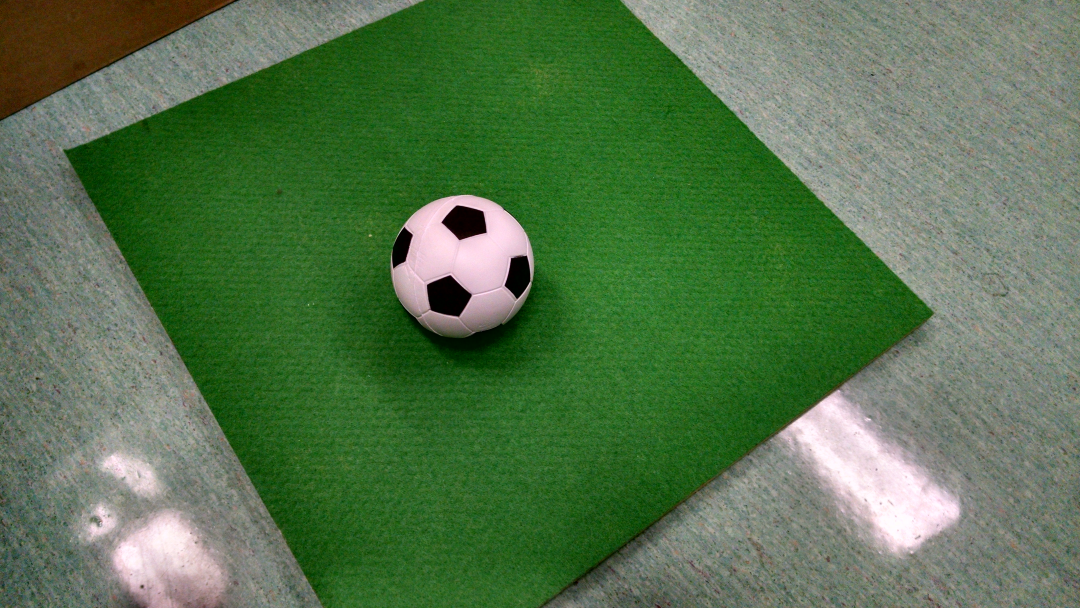
#> input picture AI/Vision/src/iPython/bolaMeio.jpg, 4320 x 2432 px (shown at 1/4 size)
$ jupyter execute BallVision.ipynb   (shell and % lines are left out)   (Python 2 division)   (older library calls are emulated)   (text cells are left out)
#> lines starting #> are read from the running program, lines starting #| are printed output that depends on the picture; after the words box and inside, x2 and y2 are one past the last pixel; in counts of white or black regions, pixels touching at a corner belong together
[cell 1]
#ini-iPython

[cell 2]
#end-iPython

[cell 3]
import cv2
import os
import argparse
import numpy as np
import time
import datetime
try:
    from ConfigParser import ConfigParser
except ImportError:
    from ConfigParser import ConfigParser  # ver. < 3.0
#ini-iPython
from matplotlib import pyplot as plt
from IPython.display import clear_output
#end-iPython

[cell 4]
#ini-iPython
def plt_show(img, titulo = "", cmap = ''):
    if cmap == 'gray':
        plt.imshow(img, cmap='gray')
    else:
        plt.imshow(cv2.cvtColor(img, cv2.COLOR_BGR2RGB))
    plt.xticks([]), plt.yticks([])
    plt.title(titulo)
    plt.show()

class args:
    visionball = 0
#end-iPython

[cell 5]
class BallVision(object):
    #ini-iPython
    pass
    #end-iPython

[cell 6]
#ini-iPython
img = cv2.imread('bolaMeio.jpg')
#> img is the input picture: shape (2432, 4320, 3); mean B, G, R 77.3, 116.2, 85.8

# Exibindo img
img = cv2.resize(img, (0,0), fx=640.0/img.shape[1], fy=640.0/img.shape[1])
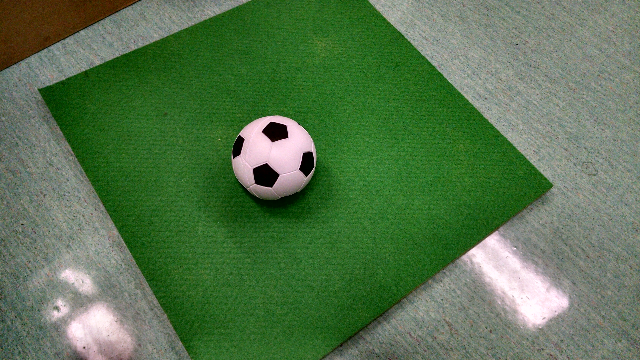
#> img: shape (360, 640, 3); mean B, G, R 77.2, 116.1, 85.7
plt_show(img, u"img original")
#> (the call stopped at in plt_show, `plt.xticks([]), plt.yticks([])`: IPython is not available in this run)
#end-iPython

[cell 7]
#ini-iPython
cap = cv2.VideoCapture(0)

while(True):
    # Capture img-by-img
    ret, img = cap.read()
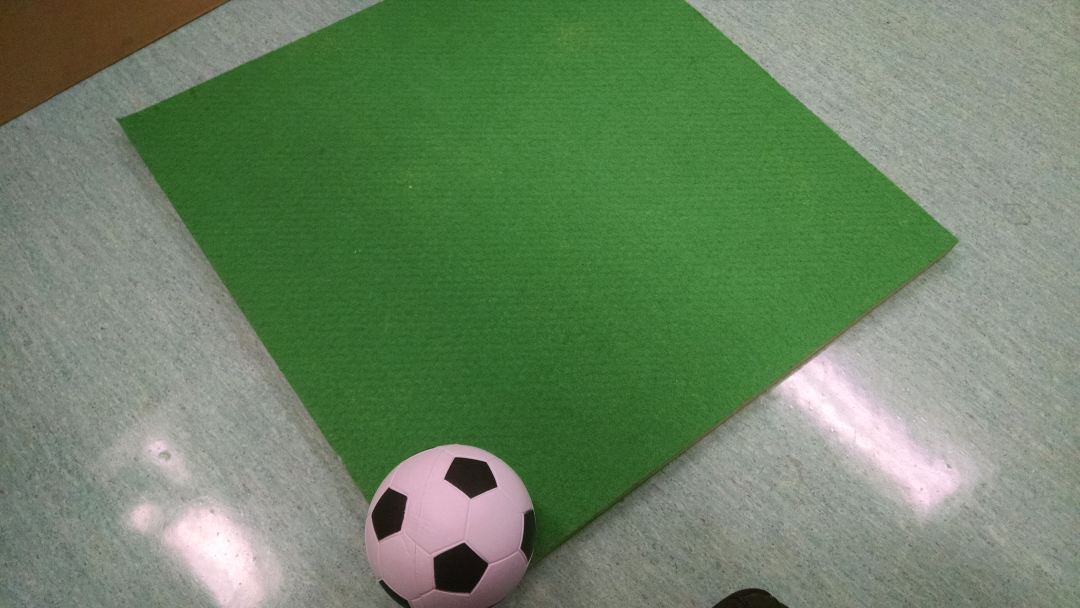
#> input picture AI/Vision/src/iPython/bolaCanto.jpg, 4320 x 2432 px, given in place of the camera (shown at 1/4 size)
#> img is the input picture: shape (2432, 4320, 3); mean B, G, R 100.2, 131.7, 107.6

    # Our operations on the img come here

    # Display the resulting img
    cv2.imshow('img',img)
    if cv2.waitKey(1) & 0xFF == ord('q'):
#> (key q is pressed here)
        break

# When everything done, release the capture
cap.release()
cv2.destroyAllWindows()

# Exibindo img
img = cv2.resize(img, (0,0), fx=640.0/img.shape[1], fy=640.0/img.shape[1])
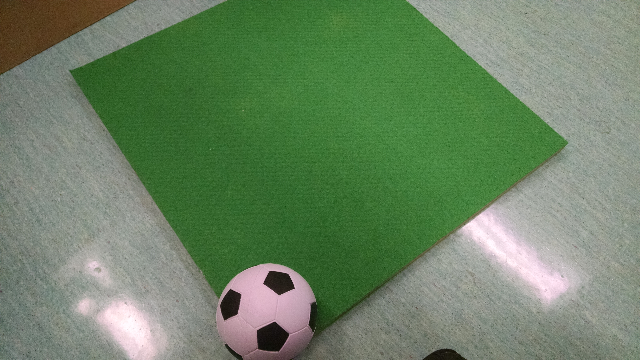
#> img: shape (360, 640, 3); mean B, G, R 100.1, 131.6, 107.5
plt_show(img, u"img original")
#> (the call stopped at in plt_show, `plt.xticks([]), plt.yticks([])`: IPython is not available in this run)
#end-iPython

[cell 8]
#-----------------------------------------------------------------------------------------------------------------
# Segmentation Algorithm

[cell 9]
__seg_white = {
    'H_min': [0, # Used value
              'int', # Tipo do dado
              0, # Minimum allowed value
              255, # Maximum allowed value
              "Valor do hue mínimo usado para a segmentação do branco" # Review config.ini
             ],
    'S_min': [0, # Used value
              'int', # Tipo do dado
              0, # Minimum allowed value
              255, # Maximum allowed value
              "Valor do saturation mínimo usado para a segmentação do branco" # Review config.ini
             ],
    'V_min': [0, # Used value
              'int', # Tipo do dado
              0, # Minimum allowed value
              255, # Maximum allowed value
              "Valor do value mínimo usado para a segmentação do branco" # Review config.ini
             ],
    'H_max': [255, # Used value
              'int', # Tipo do dado
              0, # Minimum allowed value
              255, # Maximum allowed value
              "Valor do hue máximo usado para a segmentação do branco" # Review config.ini
             ],
    'S_max': [255, # Used value
              'int', # Tipo do dado
              0, # Minimum allowed value
              255, # Maximum allowed value
              "Valor do saturation máximo usado para a segmentação do branco" # Review config.ini
             ],
    'V_max': [255, # Used value
              'int', # Tipo do dado
              0, # Minimum allowed value
              255, # Maximum allowed value
              "Valor do value máximo usado para a segmentação do branco" # Review config.ini
             ],
    'size_element': [2, # Used value
                     'int', # Tipo do dado
                     1, # Minimum allowed value
                     255, # Maximum allowed value
                     "Tamaho do elemento estruturante usado na erosão e na dilatação" # Review config.ini
                    ],
    'iterations': [2, # Used value
                   'int', # Tipo do dado
                   1, # Minimum allowed value
                   50, # Maximum allowed value
                   "Número de interações que serão aplicadas na erosão e na dilatação" # Review config.ini
                  ],
    'blur': [0, # Used value
             'int', # Tipo do dado
             0, # Minimum allowed value
             10, # Maximum allowed value
             "Tamaho do elemento estruturante usado no medianBlur" # Review config.ini
            ],
    'comment': 'Valores usados para a segmentação do branco',
    'section': 'Seg. Branco'
}

[cell 10]
__seg_green = {
    'H_min': [0, # Used value
              'int', # Tipo do dado
              0, # Minimum allowed value
              255, # Maximum allowed value
              "Valor do hue mínimo usado para a segmentação do verde" # Review config.ini
             ],
    'S_min': [0, # Used value
              'int', # Tipo do dado
              0, # Minimum allowed value
              255, # Maximum allowed value
              "Valor do saturation mínimo usado para a segmentação do verde" # Review config.ini
             ],
    'V_min': [0, # Used value
              'int', # Tipo do dado
              0, # Minimum allowed value
              255, # Maximum allowed value
              "Valor do value mínimo usado para a segmentação do verde" # Review config.ini
             ],
    'H_max': [255, # Used value
              'int', # Tipo do dado
              0, # Minimum allowed value
              255, # Maximum allowed value
              "Valor do hue máximo usado para a segmentação do verde" # Review config.ini
             ],
    'S_max': [255, # Used value
              'int', # Tipo do dado
              0, # Minimum allowed value
              255, # Maximum allowed value
              "Valor do saturation máximo usado para a segmentação do verde" # Review config.ini
             ],
    'V_max': [255, # Used value
              'int', # Tipo do dado
              0, # Minimum allowed value
              255, # Maximum allowed value
              "Valor do value máximo usado para a segmentação do verde" # Review config.ini
             ],
    'size_element': [2, # Used value
                     'int', # Tipo do dado
                     1, # Minimum allowed value
                     255, # Maximum allowed value
                     "Tamaho do elemento estruturante usado na erosão e na dilatação" # Review config.ini
                    ],
    'iterations': [2, # Used value
                   'int', # Tipo do dado
                   1, # Minimum allowed value
                   50, # Maximum allowed value
                   "Número de interações que serão aplicadas na erosão e na dilatação" # Review config.ini
                  ],
    'blur': [0, # Used value
             'int', # Tipo do dado
             0, # Minimum allowed value
             10, # Maximum allowed value
             "Tamaho do elemento estruturante usado no medianBlur" # Review config.ini
            ],
    'comment': 'Valores usados para a segmentação do verde',
    'section': 'Seg. Verde'
}

[cell 11]
__internal_reconstruction = {
    'size_element': [2, # Used value
                     'int', # Tipo do dado
                     1, # Minimum allowed value
                     255, # Maximum allowed value
                     "Tamaho do elemento estruturante usado na erosão e na dilatação" # Review config.ini
                    ],
    'iterations': [2, # Used value
                   'int', # Tipo do dado
                   1, # Minimum allowed value
                   50, # Maximum allowed value
                   "Número de interações que serão aplicadas na erosão e na dilatação" # Review config.ini
                  ],
    'comment': 'Valores usados para reconstruir uma máscara',
    'section': 'Reconstrução interna'
}

[cell 12]
__mask_dilate = {
    'size_element': [2, # Used value
                     'int', # Tipo do dado
                     1, # Minimum allowed value
                     255, # Maximum allowed value
                     "Tamaho do elemento estruturante usado na erosão e na dilatação" # Review config.ini
                    ],
    'iterations': [2, # Used value
                   'int', # Tipo do dado
                   1, # Minimum allowed value
                   50, # Maximum allowed value
                   "Número de interações que serão aplicadas na erosão e na dilatação" # Review config.ini
                  ],
    'diff': [1, # Used value
             'int', # Tipo do dado
             1, # Minimum allowed value
             50, # Maximum allowed value
             "Diferença entre a erosão e a dilatação" # Review config.ini
            ],
    'blur': [0, # Used value
             'int', # Tipo do dado
             0, # Minimum allowed value
             10, # Maximum allowed value
             "Tamaho do elemento estruturante usado no medianBlur (Valor obrigatoriamente ímpar ou zero)" # Review config.ini
            ],
    'comment': 'Valores usados para dilatação da máscara',
    'section': 'Dilatação Máscara'
}

[cell 13]
__paramcirhough = {
    'dp': [1, # Used value
           'float', # Tipo do dado
           1, # Minimum allowed value
           255, # Maximum allowed value
           "Inverse ratio of the accumulator resolution to the image resolution. For example, if dp=1 , the accumulator has the same resolution as the input image. If dp=2 , the accumulator has half as big width and height." # Review config.ini
          ],
    'minDist': [20, # Used value
                'int', # Tipo do dado
                1, # Minimum allowed value
                50, # Maximum allowed value
                "Minimum distance between the centers of the detected circles. If the parameter is too small, multiple neighbor circles may be falsely detected in addition to a true one. If it is too large, some circles may be missed." # Review config.ini
               ],
    'param1': [50, # Used value
               'int', # Tipo do dado
               1, # Minimum allowed value
               50, # Maximum allowed value
               "First method-specific parameter. In case of CV_HOUGH_GRADIENT , it is the higher threshold of the two passed to the Canny() edge detector (the lower one is twice smaller)." # Review config.ini
              ],
    'param2': [30, # Used value
               'int', # Tipo do dado
               1, # Minimum allowed value
               50, # Maximum allowed value
               "Second method-specific parameter. In case of CV_HOUGH_GRADIENT , it is the accumulator threshold for the circle centers at the detection stage. The smaller it is, the more false circles may be detected. Circles, corresponding to the larger accumulator values, will be returned first." # Review config.ini
              ],
    'minRadius': [0, # Used value
                  'int', # Tipo do dado
                  1, # Minimum allowed value
                  50, # Maximum allowed value
                  "Minimum circle radius." # Review config.ini
                 ],
    'maxRadius': [0, # Used value
                  'int', # Tipo do dado
                  1, # Minimum allowed value
                  50, # Maximum allowed value
                  "Maximum circle radius." # Review config.ini
                 ],
    'blur': [5, # Used value
             'int', # Tipo do dado
             0, # Minimum allowed value
             10, # Maximum allowed value
             "Tamanho do elemento estruturante usado no medianBlur (Valor obrigatoriamente ímpar ou zero)" # Review config.ini
            ],
    'comment': 'Valores usados para o Circulo de Hough',
    'section': 'Circulo de Hough'
}

[cell 14]
#edes-iPython def segColor(self, img, seg):
def segColor(img, seg):
    media = cv2.medianBlur(img, seg['blur'][0]) # Média blur tentar homogeneizar as cores
    hsv = cv2.cvtColor(media, cv2.COLOR_BGR2HSV) # Convertendo de RGB para HSV
#> hsv: shape (360, 640, 3); mean H, S, V 58.1, 74.7, 134

    ## Segmentando a cor
    mask_campo = cv2.inRange(hsv, # imagem a ser aplicada
                     np.array([seg['H_min'][0], seg['S_min'][0], seg['V_min'][0]]), # Valores mínimos do HSV
                     np.array([seg['H_max'][0], seg['S_max'][0], seg['V_max'][0]]), # Valores máximos do HSV
                    )
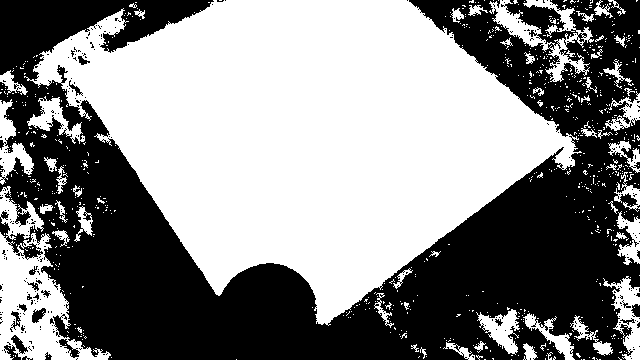
#> mask_campo: shape (360, 640); 53.2% white; 314 black regions (296 under 20 px), largest, box (x1, y1, x2, y2) and area: (0, 0, 640, 360) 105924, (59, 339, 80, 358) 138, (11, 335, 28, 354) 135

    ## erosion
    mask_campo = cv2.erode(mask_campo, # Aonde sera aplicada
                   np.ones((seg['size_element'][0],seg['size_element'][0]),np.uint8), # Tamanho do ES
                   iterations = seg['iterations'][0] # Número de iterações
                  )
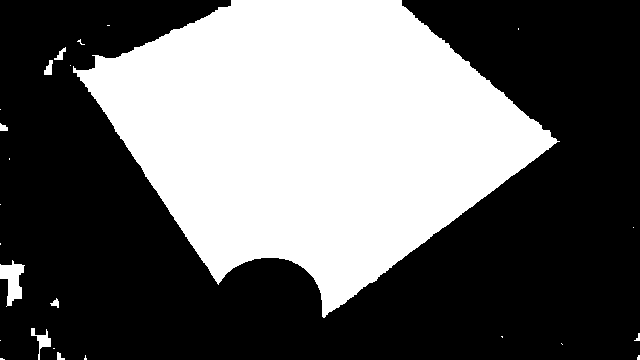
#> mask_campo: shape (360, 640); 39.6% white; 25 white regions (16 under 20 px), largest, box (x1, y1, x2, y2) and area: (73, 0, 560, 318) 89943, (0, 260, 25, 307) 629, (31, 328, 51, 360) 213

    ## dilation
    mask_campo = cv2.dilate(mask_campo, # Aonde sera aplicada
                    np.ones((seg['size_element'][0],seg['size_element'][0]),np.uint8), # Tamanho do ES
                    iterations = seg['iterations'][0] # Número de iterações
                   )
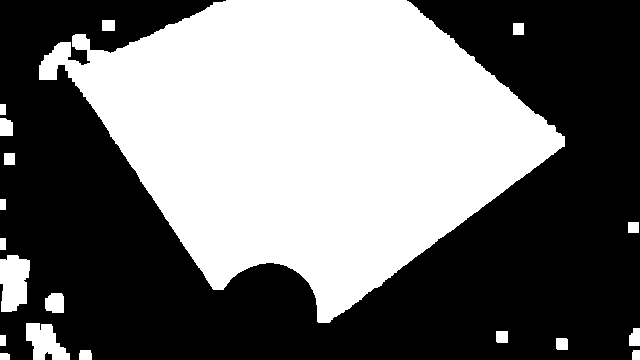
#> mask_campo: shape (360, 640); 44.8% white; 19 white regions, largest, box (x1, y1, x2, y2) and area: (39, 0, 565, 323) 98594, (0, 255, 30, 312) 1384, (26, 323, 70, 360) 1055
    return mask_campo

[cell 15]
#edes-iPython def segGreen(self, img): # Segmentação verde
def segGreen(img): # Segmentação verde
    return segColor(img, __seg_green)

[cell 16]
#edes-iPython def segWhite(self, img): # Segmentação branco
def segWhite(img): # Segmentação branco
    return segColor(img, __seg_white)

[cell 17]
#ini-iPython

[cell 18]
__seg_green['blur'][0] = 5 # Deve ser ímpar ou zero

__seg_green['H_min'][0] = 50
__seg_green['H_max'][0] = 72

__seg_green['S_min'][0] = 19
__seg_green['S_max'][0] = 255

__seg_green['V_min'][0] = 0
__seg_green['V_max'][0] = 195

__seg_green['size_element'][0] = 3
__seg_green['iterations'][0] = 5

mask_verde = segGreen(img)

# Exibindo mascara do campo
plt.imshow(mask_verde)
#> (this line was passed over: IPython is not available in this run)
plt.title(u"Segmentação do verde")
#> (this line was passed over: IPython is not available in this run)
plt.show()

# Exibindo na imagem
plt.imshow(cv2.bitwise_and(img,img,mask=mask_verde))
#> (this line was passed over: IPython is not available in this run)
